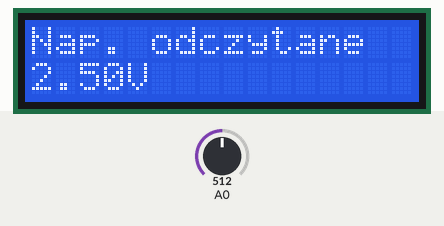
Recording of a sketch running on a simulated Arduino Uno, built with avr-gcc and run on an emulated ATmega328P. On the bench: 16×2 character LCD. The test bench sets the inputs (shaded band); at power-on: A0 = 512.

Above: at 1.2 s.
1.3 s: A0 set to 716
At 1.9 s:
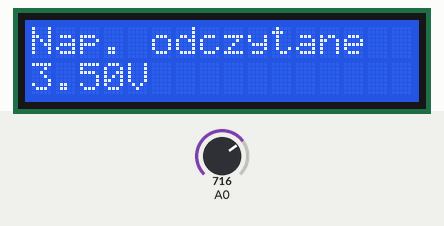
2.8 s: A0 set to 900
At 3.2 s:
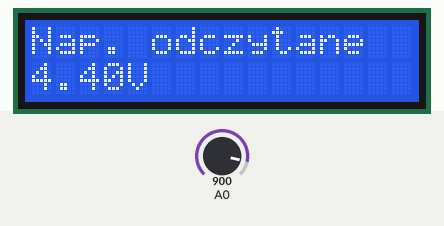
4.3 s: A0 set to 1023
At 4.6 s:
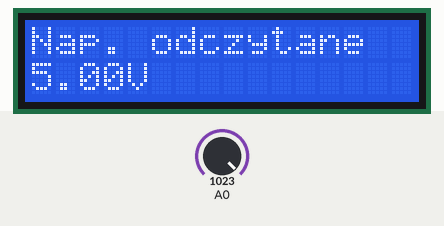
Timing chart, 0 to 7.3 s (numbered marks = the images above; inputs shaded):
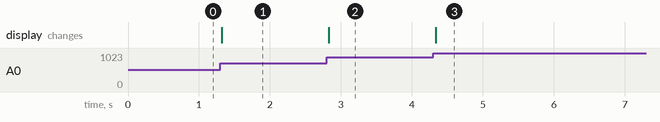

Measured:
- after the input at 1.3 s, the display: changes at once (image 1)
- after the input at 2.8 s, the display: changes at once (image 2)
- after the input at 4.3 s, the display: changes at once (image 3)

The sketch:

lcd_display.ino
```cpp
#include <LiquidCrystal.h> //Dołączenie bilbioteki
LiquidCrystal lcd(2, 3, 4, 5, 6, 7); //Informacja o podłączeniu nowego wyświetlacza

void setup() {
  lcd.begin(16, 2); //Deklaracja typu
  lcd.clear();
  lcd.setCursor(0, 0); //Ustawienie kursora
  lcd.print("Nap. odczytane");
  lcd.setCursor(0,1);
  lcd.print("0.00V");
}

double odczyt;

void loop()
{
  odczyt = analogRead(A0)*5.0/1023.0; //Wartość napięcia
  lcd.setCursor(0, 1); //Ustawienie kursora w odpowiednim momencie
  lcd.print(odczyt); //Wyświetlenie tekstu
  delay(250); //Opóźnienie
}
```
